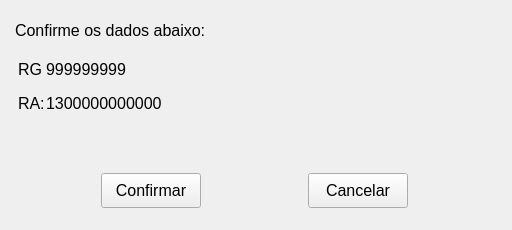
<?xml version="1.0" encoding="UTF-8"?>
<ui version="4.0">
 <class>RegistroON</class>
 <widget class="QWidget" name="RegistroON">
  <property name="windowModality">
   <enum>Qt::NonModal</enum>
  </property>
  <property name="geometry">
   <rect>
    <x>0</x>
    <y>0</y>
    <width>512</width>
    <height>230</height>
   </rect>
  </property>
  <property name="sizePolicy">
   <sizepolicy hsizetype="Preferred" vsizetype="Preferred">
    <horstretch>0</horstretch>
    <verstretch>0</verstretch>
   </sizepolicy>
  </property>
  <property name="minimumSize">
   <size>
    <width>512</width>
    <height>230</height>
   </size>
  </property>
  <property name="maximumSize">
   <size>
    <width>512</width>
    <height>230</height>
   </size>
  </property>
  <property name="windowTitle">
   <string>Registro</string>
  </property>
  <property name="windowIcon">
   <iconset>
    <normaloff>ico.png</normaloff>ico.png</iconset>
  </property>
  <property name="windowOpacity">
   <double>1.000000000000000</double>
  </property>
  <widget class="QWidget" name="verticalLayoutWidget">
   <property name="geometry">
    <rect>
     <x>0</x>
     <y>10</y>
     <width>511</width>
     <height>41</height>
    </rect>
   </property>
   <layout class="QVBoxLayout" name="verticalLayout">
    <property name="leftMargin">
     <number>15</number>
    </property>
    <item>
     <widget class="QLabel" name="label">
      <property name="font">
       <font>
        <family>Ubuntu</family>
        <pointsize>12</pointsize>
       </font>
      </property>
      <property name="layoutDirection">
       <enum>Qt::LeftToRight</enum>
      </property>
      <property name="text">
       <string>Confirme os dados abaixo:</string>
      </property>
     </widget>
    </item>
   </layout>
  </widget>
  <widget class="QWidget" name="verticalLayoutWidget_2">
   <property name="geometry">
    <rect>
     <x>0</x>
     <y>50</y>
     <width>169</width>
     <height>72</height>
    </rect>
   </property>
   <layout class="QVBoxLayout" name="verticalLayout_2">
    <property name="spacing">
     <number>0</number>
    </property>
    <property name="leftMargin">
     <number>15</number>
    </property>
    <item>
     <layout class="QHBoxLayout" name="horizontalLayout">
      <property name="spacing">
       <number>0</number>
      </property>
      <property name="sizeConstraint">
       <enum>QLayout::SetDefaultConstraint</enum>
      </property>
      <property name="leftMargin">
       <number>0</number>
      </property>
      <item>
       <widget class="QLabel" name="RgL">
        <property name="enabled">
         <bool>true</bool>
        </property>
        <property name="sizePolicy">
         <sizepolicy hsizetype="Preferred" vsizetype="Preferred">
          <horstretch>0</horstretch>
          <verstretch>0</verstretch>
         </sizepolicy>
        </property>
        <property name="minimumSize">
         <size>
          <width>25</width>
          <height>30</height>
         </size>
        </property>
        <property name="maximumSize">
         <size>
          <width>25</width>
          <height>30</height>
         </size>
        </property>
        <property name="font">
         <font>
          <family>Ubuntu</family>
          <pointsize>12</pointsize>
         </font>
        </property>
        <property name="layoutDirection">
         <enum>Qt::LeftToRight</enum>
        </property>
        <property name="frameShape">
         <enum>QFrame::NoFrame</enum>
        </property>
        <property name="text">
         <string>RG:</string>
        </property>
        <property name="textFormat">
         <enum>Qt::AutoText</enum>
        </property>
        <property name="alignment">
         <set>Qt::AlignLeading|Qt::AlignLeft|Qt::AlignVCenter</set>
        </property>
        <property name="margin">
         <number>0</number>
        </property>
       </widget>
      </item>
      <item>
       <widget class="QLabel" name="RgNumeros">
        <property name="minimumSize">
         <size>
          <width>120</width>
          <height>20</height>
         </size>
        </property>
        <property name="maximumSize">
         <size>
          <width>120</width>
          <height>20</height>
         </size>
        </property>
        <property name="font">
         <font>
          <family>Ubuntu</family>
          <pointsize>12</pointsize>
         </font>
        </property>
        <property name="text">
         <string>999999999</string>
        </property>
        <property name="alignment">
         <set>Qt::AlignLeading|Qt::AlignLeft|Qt::AlignVCenter</set>
        </property>
       </widget>
      </item>
     </layout>
    </item>
    <item>
     <layout class="QHBoxLayout" name="horizontalLayout_2">
      <property name="spacing">
       <number>0</number>
      </property>
      <property name="leftMargin">
       <number>0</number>
      </property>
      <item>
       <widget class="QLabel" name="Ra">
        <property name="minimumSize">
         <size>
          <width>25</width>
          <height>30</height>
         </size>
        </property>
        <property name="maximumSize">
         <size>
          <width>25</width>
          <height>30</height>
         </size>
        </property>
        <property name="font">
         <font>
          <family>Ubuntu</family>
          <pointsize>12</pointsize>
         </font>
        </property>
        <property name="layoutDirection">
         <enum>Qt::LeftToRight</enum>
        </property>
        <property name="text">
         <string>RA:</string>
        </property>
        <property name="textFormat">
         <enum>Qt::AutoText</enum>
        </property>
        <property name="alignment">
         <set>Qt::AlignLeading|Qt::AlignLeft|Qt::AlignVCenter</set>
        </property>
        <property name="margin">
         <number>0</number>
        </property>
       </widget>
      </item>
      <item>
       <widget class="QLabel" name="RaNumeros">
        <property name="minimumSize">
         <size>
          <width>120</width>
          <height>20</height>
         </size>
        </property>
        <property name="maximumSize">
         <size>
          <width>120</width>
          <height>20</height>
         </size>
        </property>
        <property name="font">
         <font>
          <family>Ubuntu</family>
          <pointsize>12</pointsize>
         </font>
        </property>
        <property name="text">
         <string>1300000000000</string>
        </property>
        <property name="alignment">
         <set>Qt::AlignLeading|Qt::AlignLeft|Qt::AlignVCenter</set>
        </property>
       </widget>
      </item>
     </layout>
    </item>
   </layout>
  </widget>
  <widget class="QWidget" name="horizontalLayoutWidget_3">
   <property name="geometry">
    <rect>
     <x>0</x>
     <y>160</y>
     <width>511</width>
     <height>61</height>
    </rect>
   </property>
   <layout class="QHBoxLayout" name="horizontalLayout_3">
    <item>
     <widget class="QPushButton" name="confirmarb">
      <property name="minimumSize">
       <size>
        <width>100</width>
        <height>35</height>
       </size>
      </property>
      <property name="maximumSize">
       <size>
        <width>100</width>
        <height>35</height>
       </size>
      </property>
      <property name="font">
       <font>
        <family>Ubuntu</family>
        <pointsize>12</pointsize>
       </font>
      </property>
      <property name="text">
       <string>Confirmar</string>
      </property>
     </widget>
    </item>
    <item>
     <widget class="QPushButton" name="cancelarb">
      <property name="minimumSize">
       <size>
        <width>100</width>
        <height>35</height>
       </size>
      </property>
      <property name="maximumSize">
       <size>
        <width>100</width>
        <height>35</height>
       </size>
      </property>
      <property name="font">
       <font>
        <family>Ubuntu</family>
        <pointsize>12</pointsize>
       </font>
      </property>
      <property name="text">
       <string>Cancelar</string>
      </property>
     </widget>
    </item>
   </layout>
  </widget>
 </widget>
 <resources/>
 <connections/>
</ui>
